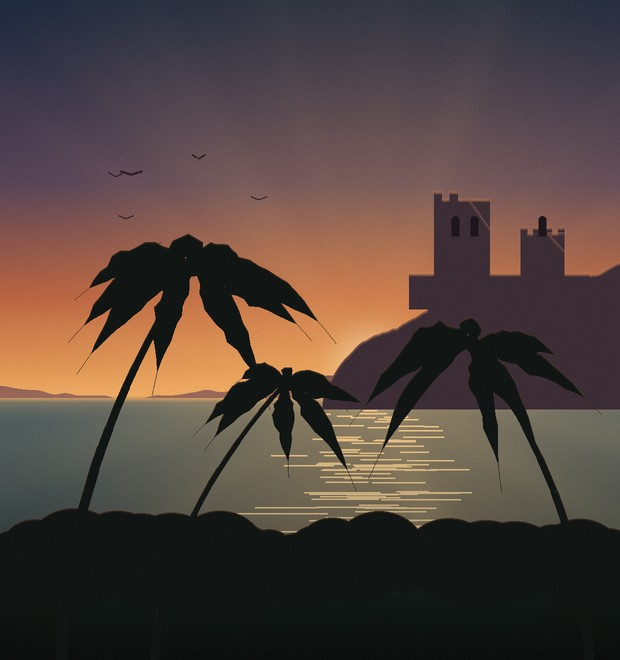
#> input picture launcher/covers/u1.jpg, 620 x 660 px
$ python uncharted_art.py
#> lines starting #> are read from the running program, lines starting #| are printed output that depends on the picture
#> `sheet = Image.new('RGB', (3 * 400, 225 + 300))`: sheet: PIL image 1200x525 RGB; every value is 0
# SPDX-License-Identifier: GPL-2.0-or-later
"""Pictures for the Uncharted launcher (Pillow).

- card_scene() / banner_scene(): the three game scenes in launcher/covers (u1, u2, u3), original
  art drawn by packaging/windows/make_uncharted_art.py (no game images). card_scene shows the
  whole scene, banner_scene blurs it into a wide header. If a file is missing, card_scene falls
  back to a simpler painted scene;
- cover(): the collection's box art from the player's own game folder (sce_sys/icon0.png);
- steam_artwork(): Steam library pictures for the non-Steam shortcut, made from the same files of
  the player's game folder (cover, wide header, hero banner).
"""
import math
import random
import sys
from pathlib import Path

from PIL import Image, ImageChops, ImageDraw, ImageFilter, ImageFont


# [140 lines left out: functions _gradient, _ridge, _glow, _frond, _jungle, _peaks and 2 more, not called in this run]


SCENES = {'u1': _jungle, 'u2': _mountains, 'u3': _desert}
POSTERS = {'u1': 'u1.jpg', 'u2': 'u2.jpg', 'u3': 'u3.jpg'}
COLLECTION_BANNER = 'collection_banner.jpg'
_LOADED = {}
_BANNER = None
_CUSTOM_ART = {}
_CUSTOM_CROPS = {}


# [10 lines left out: function set_custom_art, not called in this run]


def art_directories():
    """Where the pictures are looked for: only the original art that comes with the port
    (launcher/covers, bundled as covers). Pictures a player picks with "Change image" are
    loaded from their own path (set_custom_art)."""
    here = Path(__file__).resolve().parent
    bundle = Path(getattr(sys, '_MEIPASS', here))
    return [bundle / 'covers', here / 'covers']


def load_art(name):
    """The player's picture for `name`, else the first `name` in art_directories(), as RGB, or None (painted scene
    instead)."""
#> called with name = 'u1.jpg'
    custom = _CUSTOM_ART.get(name)
    if custom:
        try:
            with Image.open(custom) as image:
                return image.convert('RGB')
        except OSError:
            pass
    for directory in art_directories():
        try:
            with Image.open(directory / name) as image:
#> image is the input picture: PIL image 620x660 RGB; mean R, G, B 81.5, 66.5, 61.2
                return image.convert('RGB')
        except OSError:
            continue
    return None


def _load_scene(key):
    if key not in _LOADED:
        _LOADED[key] = load_art(POSTERS[key])
    return _LOADED[key]


# [23 lines left out: functions _cover, crop_image, not called in this run]


def _fit(image, width, height, background=(9, 9, 9)):
    """The whole picture inside width×height, centred. Nothing is cropped."""
#> called with width = 400, height = 225, background = (9, 9, 9)
    scale = min(width / image.width, height / image.height)
#> scale = 0.341
    resized = image.resize((max(1, round(image.width * scale)), max(1, round(image.height * scale))),
                           Image.LANCZOS)
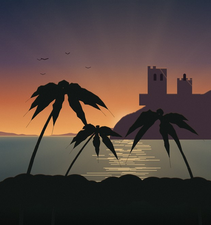
#> resized: PIL image 211x225 RGB; mean R, G, B 81.5, 66.5, 61.2
    canvas = Image.new('RGB', (width, height), background)
#> canvas: PIL image 400x225 RGB; every value is 9
    canvas.paste(resized, ((width - resized.width) // 2, (height - resized.height) // 2))
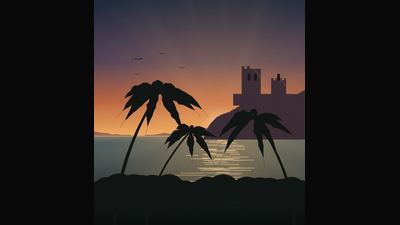
#> canvas: PIL image 400x225 RGB; mean R, G, B 47.2, 39.4, 36.5
    return canvas


def card_scene(key, width, height):
    """The whole cover poster fitted to the card (the player's picture filling it as they cropped it), or a painted
    scene if the file is missing."""
    width, height = max(width, 8), max(height, 8)
    image = _load_scene(key)
    if image is None:
        image = SCENES[key](width * 2, height * 2).resize((width, height), Image.LANCZOS)
    elif POSTERS[key] in _CUSTOM_ART:
        return crop_image(image, (width, height), _CUSTOM_CROPS.get(POSTERS[key]))
    return _fit(image, width, height)


# [16 lines left out: functions _rounded_mask, _fit_font, not called in this run]


def _ink(font, text):
    box = font.getbbox(text or ' ')
    return box[2] - box[0], box[3] - box[1]


# [174 lines left out: functions poster_tile, collection_banner, hero_backdrop, banner_scene, cover, _fill and 2 more, not called in this run]


if __name__ == '__main__':  # preview: python uncharted_art.py out.png [game folder]
    import sys
    sheet = Image.new('RGB', (3 * 400, 225 + 300))
    for i, key in enumerate(SCENES):
        sheet.paste(card_scene(key, 400, 225), (i * 400, 0))
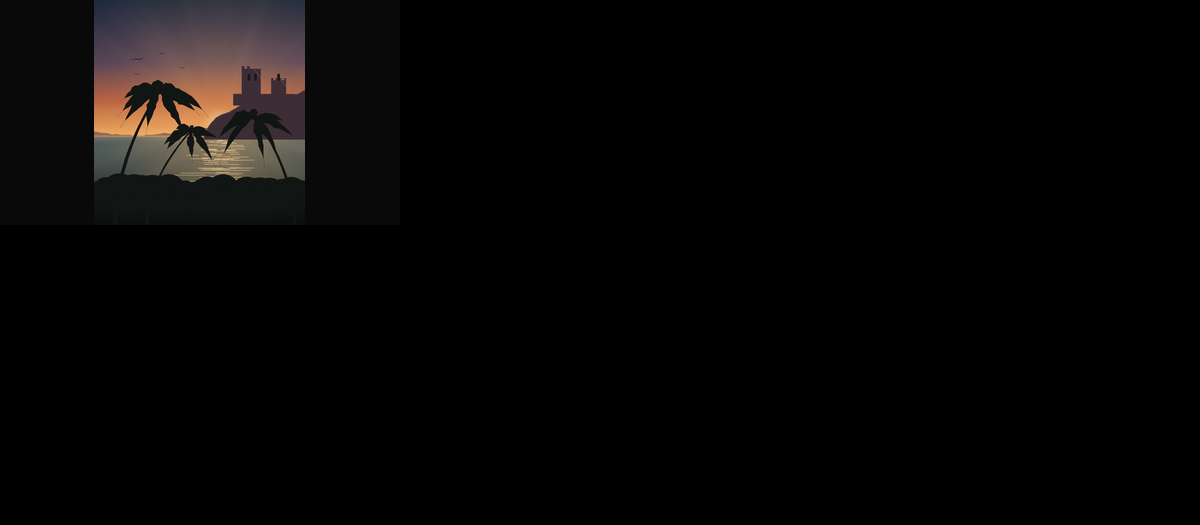
#> sheet: PIL image 1200x525 RGB; mean R, G, B 6.7, 5.6, 5.2
#> pass 2 of the loop `for i, key in enumerate(SCENES):`:
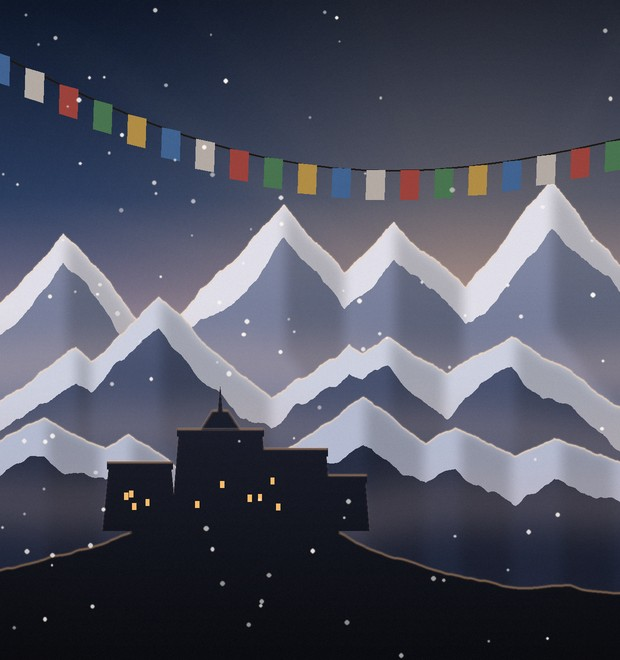
#> input picture launcher/covers/u2.jpg, 620 x 660 px
#> in load_art, image is the input picture: PIL image 620x660 RGB; mean R, G, B 78, 80.4, 95
#> in _fit (call 2), `canvas.paste(resized, ((width - resized.width) // 2, (height - resized..`:
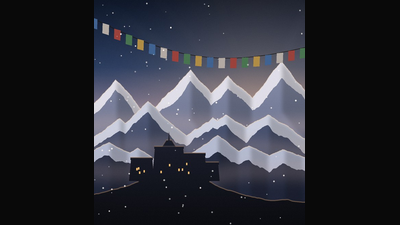
#> canvas: PIL image 400x225 RGB; mean R, G, B 45.4, 46.7, 54.4
#> `sheet.paste(card_scene(key, 400, 225), (i * 400, 0))`:
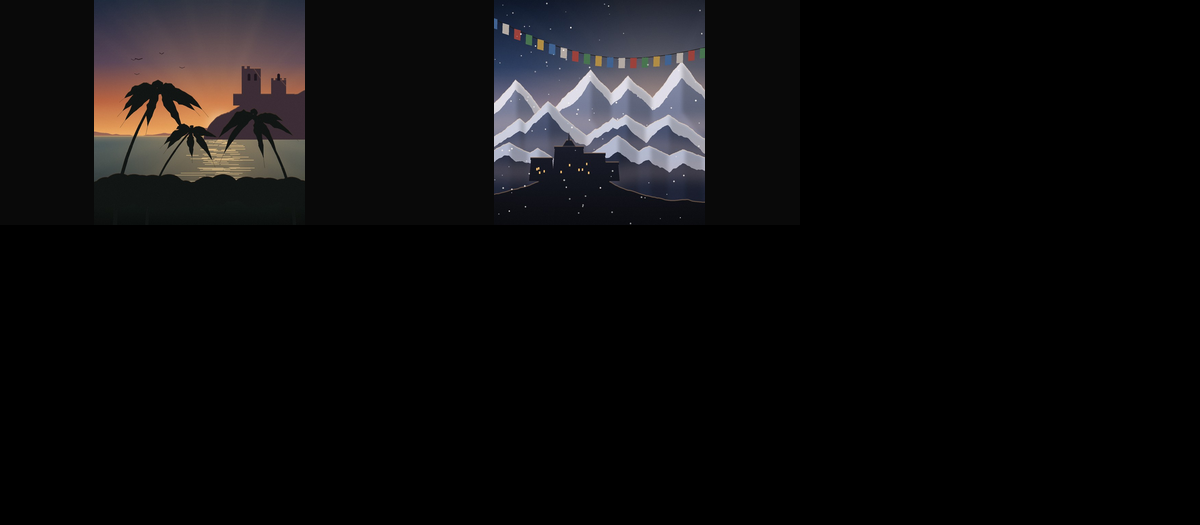
#> sheet: PIL image 1200x525 RGB; mean R, G, B 13.2, 12.3, 13
#> pass 3 of the loop `for i, key in enumerate(SCENES):`:
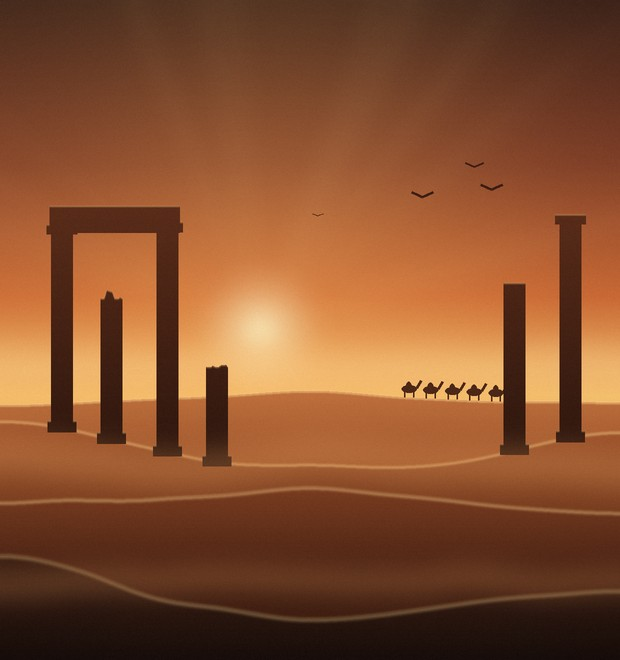
#> input picture launcher/covers/u3.jpg, 620 x 660 px
#> in load_art, image is the input picture: PIL image 620x660 RGB; mean R, G, B 133.9, 79.3, 46
#> in _fit (call 3), `canvas.paste(resized, ((width - resized.width) // 2, (height - resized..`:
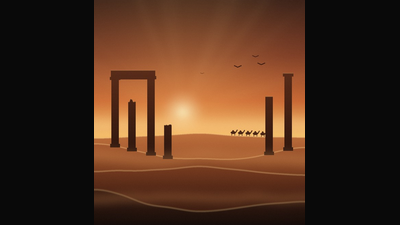
#> canvas: PIL image 400x225 RGB; mean R, G, B 74.9, 46.1, 28.5
#> `sheet.paste(card_scene(key, 400, 225), (i * 400, 0))`:
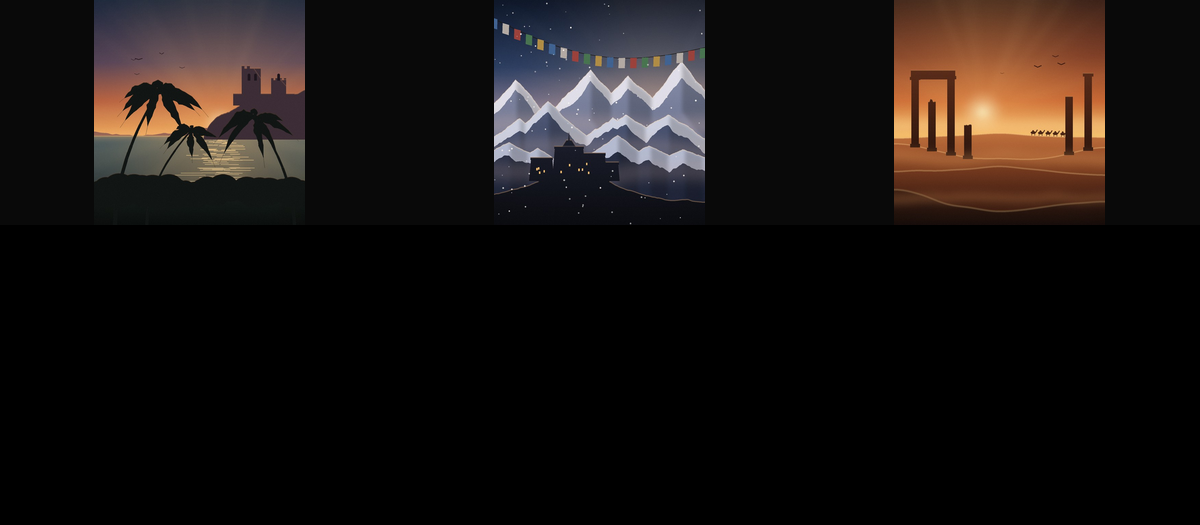
#> sheet: PIL image 1200x525 RGB; mean R, G, B 23.9, 18.9, 17.1
    if len(sys.argv) > 2 and cover(sys.argv[2]):
        sheet.paste(_framed(cover(sys.argv[2]), (200, 300)), (0, 225))
        sheet.paste(_framed(cover(sys.argv[2]), (640, 300)), (210, 225))
#> (the run stopped early here; a loop or call above may not have finished)
